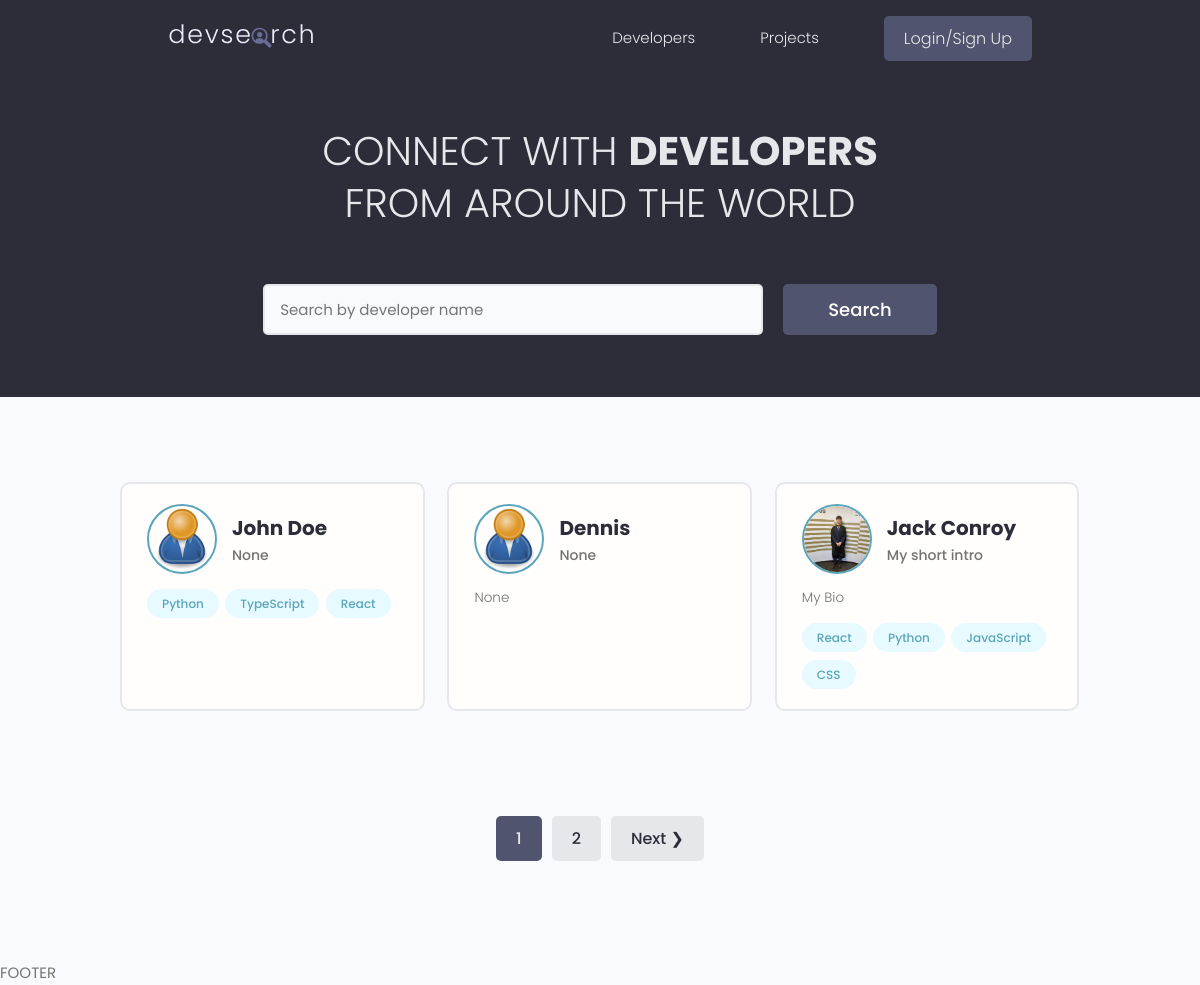
The page / on the database its author committed.
### users/models.py (models this page shows, shortened)
class Profile(models.Model):
  user = models.OneToOneField(User, on_delete=models.CASCADE, null=True, blank=True)
  name = models.CharField(max_length=200, blank=True, null=True)
  email = models.EmailField(max_length=500, blank=True, null=True)
  username = models.CharField(max_length=200, blank=True, null=True)
  location = models.CharField(max_length=200, blank=True, null=True)
  short_intro = models.CharField(max_length=500, blank=True, null=True)
  bio = models.TextField(blank=True, null=True)
  profile_image = models.ImageField(null=True, blank=True, upload_to='profiles/', default="profiles/user-default.png")
  social_github = models.CharField(max_length=500, null=True, blank=True)
  social_twitter = models.CharField(max_length=500, null=True, blank=True)
  social_linkedin = models.CharField(max_length=500, null=True, blank=True)
  social_youtube = models.CharField(max_length=500, null=True, blank=True)
  social_website = models.CharField(max_length=500, null=True, blank=True)
  created = models.DateTimeField(auto_now_add=True)
  id = models.UUIDField(default=uuid.uuid4, unique=True, primary_key=True, editable=False)

class Skill(models.Model):
  owner = models.ForeignKey(Profile, on_delete=models.CASCADE, null=True, blank=True)
  name = models.CharField(max_length=500, null=True, blank=True)
  description = models.TextField(null=True, blank=True)
  created = models.DateTimeField(auto_now_add=True)
  id = models.UUIDField(default=uuid.uuid4, unique=True, primary_key=True, editable=False)
  def __str__(self):
    return self.name

### users/views.py (the view)
# urls.py: path('', views.profiles, name='profiles'),
def profiles(request):
  profiles, search_query = searchProfiles(request)
  custom_range, profiles = paginateProfiles(request, profiles, 3)
  context = {
    'profiles': profiles,
    'search_query': search_query,
    'custom_range': custom_range
  }
  return render(request, 'users/profiles.html', context)

### users/utils.py (called while the page is built)
def paginateProfiles(request, profiles, results):
  page = request.GET.get('page')
  paginator = Paginator(profiles, results)
  try:
    profiles = paginator.page(page)
  except PageNotAnInteger:
    page = 1
    profiles = paginator.page(page)
  except EmptyPage:
    page = paginator.num_pages
    profiles = paginator.page(page)
  leftIndex = (int(page) - 4)
  if leftIndex < 1:
    leftIndex = 1
  rightIndex = (int(page) + 5)
  if rightIndex > paginator.num_pages:
    rightIndex = paginator.num_pages + 1
  custom_range = range(leftIndex, rightIndex)
  return custom_range, profiles

def searchProfiles(request):
  search_query = ''
  if request.GET.get('search_query'):
    search_query = request.GET.get('search_query')
  skills = Skill.objects.filter(name__icontains=search_query)
  profiles = Profile.objects.distinct().filter(
    Q(name__icontains=search_query) |
    Q(short_intro__icontains=search_query) |
    Q(skill__in=skills)
  )
  return profiles, search_query

### users/templates/users/profiles.html (shortened to what this page needs)
{% extends 'main.html' %}
{% block content %}
  <main class="home">
    <section class="hero-section text-center">
      <div class="container container--narrow">
        <div class="hero-section__box">
          <h2>CONNECT WITH <span>DEVELOPERS</span></h2>
          <h2>FROM AROUND THE WORLD</h2>
        </div>
        <div class="hero-section__search">
          <form id="searchForm" class="form" action="{% url 'profiles' %}" method="GET">
            <div class="form__field">
              <input class="input input--text" id="formInput#search" type="text" name="search_query"
                value="{{search_query}}" placeholder="Search by developer name" />
            </div>
            <input class="btn btn--sub btn--lg" type="submit" value="Search" />
          </form>
        </div>
      </div>
    </section>
    <section class="devlist">
      <div class="container">
        <div class="grid grid--three">
          {% for profile in profiles %}
          <div class="column card">
            <div class="dev">
              <a href="{% url 'user-profile' profile.id %}" class="card__body">
                <div class="dev__profile">
                  <img class="avatar avatar--md" src="{{profile.profile_image.url}}" alt="image" />
                  <div class="dev__meta">
                    <h3>{{ profile.name }}</h3>
                    <h5>{{ profile.short_intro|slice:"60" }}</h5>
                  </div>
                </div>
                <p class="dev__info">
                  {{profile.bio|slice:"150"}}
                </p>
                <div class="dev__skills">
                  {% for skill in profile.skill_set.all|slice:"5" %}
                  <span class="tag tag--pill tag--main">
                    <small>{{skill}}</small>
                  </span>
                  {% endfor %}
                </div>
              </a>
            </div>
          </div>
          {% endfor %}
        </div>
      </div>
    </section>
    {% include 'pagination.html' with queryset=profiles custom_range=custom_range %}
  </main>
{% endblock content %}

### static/styles/app.css (style rules this page uses)
:root { --color-sub: #2d2d39; }
.btn--sub { background-color: var(--color-sub-light); }
.card { border: 2px solid var(--color-light); }
img { width: 100%; }
.hero-section { height: 40vh; display: flex; align-items: center; background-color: var(--color-sub); }
.hero-section__box { margin-bottom: 4rem; }
.hero-section__box > h2, .hero-section__box > h2 > span { font-size: 4rem; color: var(--color-light); line-height: 1.3; text-transform: uppercase; }
.hero-section__box > h2 { font-weight: 300; }
.hero-section__box > h2 > span { font-weight: 700; }
.hero-section__search > .form { display: flex; align-items: center; justify-content: center; gap: 2rem; }
.hero-section__search > .form input.input--text { width: 50rem; }
.devlist { margin-top: 8rem; }
.devlist .grid { align-items: stretch; }
.devlist .dev .dev__profile { display: flex; align-items: center; gap: 1.5rem; }
.devlist .dev .dev__meta h3 { color: var(--color-sub); font-size: 2rem; font-weight: 700; }
.devlist .dev .dev__meta h5 { color: var(--color-text); font-size: 1.4rem; font-weight: 500; }
.devlist .dev .dev__info { margin: 1.5rem 0; font-size: 1.35rem; line-height: 1.4; text-align: justify; }

### static/uikit/styles/modules/_variables.css (style rules this page uses)
:root { --color-main: #5aa5b9; --color-main-light: #e6faff; --color-sub: #3f4156; --color-sub-light: #51546e; --color-sub-lighter: #ededfd; --color-text: #737373; --color-gray: #8b8b8b; --color-light: #e5e7eb; --color-light-gray: #767676; --color-bg: #f8fafd; --color-white: #fffefd; --color-white-light: #f3f3f3; --color-success: #359e64; --color-success-bg: #def8e8; --color-error: #fc4b0b; --color-error-bg: #fff2ee; --font-base: 'Poppins', arial, helvetica, 'Segoe UI', roboto, ubuntu, sans-serif; --font-monospace: 'Fira Code', 'Courier New', courier, monospace; --font-regular: 300; --font-medium: 500; --font-bold: 700; --generic-shadow: 1px 1px 5px #00000010; --generic-transition: all 0.3s ease-in-out; }

### static/uikit/styles/modules/_base.css (style rules this page uses)
* { margin: 0; padding: 0; box-sizing: border-box; text-rendering: optimizeLegibility; color: inherit; font-size: inherit; }
html { font-size: 50%; }
@media only screen and (min-width: 480px) { html { font-size: 56.25%; } }
@media only screen and (min-width: 1200px) { html { font-size: 62.5%; } }
body { line-height: 1.6; font-weight: 400; font-size: 1.5rem; color: var(--color-text); background-color: var(--color-bg); min-height: 100vh; }

### static/uikit/styles/modules/_typography.css (style rules this page uses)
* { font-family: var(--font-base); }
h2 { font-size: 3.6rem; font-weight: var(--font-bold); }
h3 { font-size: 3.2rem; font-weight: var(--font-medium); }
h5 { font-size: 2.4rem; font-weight: var(--font-medium); }
h5, h6 { font-weight: var(--font-regular); }
p, span, strong { font-size: 1.6rem; color: var(--color-text); font-weight: var(--font-regular); }
a { padding-bottom: 2px; text-decoration: none; display: inline-block; color: var(--color-main); font-weight: var(--font-medium); }

### static/uikit/styles/modules/_utilities.css (style rules this page uses)
.container { width: 92%; max-width: 165rem; margin: 0 auto; box-sizing: border-box; }
.container--narrow { width: 92%; max-width: 120rem; }
@media screen and (min-width: 1000px) { .container { width: 90%; } }
@media screen and (min-width: 1000px) { .container--narrow { width: 85%; } }
@media screen and (min-width: 1200px) { .container { width: 80%; } }
@media screen and (min-width: 1200px) { .container--narrow { width: 72%; } }
.text-center { text-align: center; }

### static/uikit/styles/modules/_avatar.css (style rules this page uses)
.avatar { border-radius: 50%; border: 2px solid var(--color-main); object-fit: cover; }
.avatar--md { height: 7rem; width: 7rem; }

### static/uikit/styles/modules/_button.css (style rules this page uses)
.btn { display: inline-block; position: relative; cursor: pointer; background-color: var(--color-light); font-weight: var(--font-medium); color: var(--color-sub); text-decoration: none; padding: 1rem 2rem; border-radius: 0.5rem; border: none; width: -webkit-fit-content; width: -moz-fit-content; width: fit-content; height: -webkit-fit-content; height: -moz-fit-content; height: fit-content; font-size: 1.6rem; outline-width: 0; outline-color: transparent; -webkit-backface-visibility: hidden; backface-visibility: hidden; transition: all 0.3s ease-in-out; }
.btn--sub { background-color: var(--color-sub); color: var(--color-white); }
.btn--lg { font-size: 1.8rem; padding: 1.2rem 4.5rem; }

### static/uikit/styles/modules/_card.css (style rules this page uses)
.card { border-radius: 1rem; background-color: var(--color-white); border: 1.5px solid var(--color-light); width: auto; height: auto; margin-top: 0.5rem; margin-bottom: 0.5rem; overflow: hidden; }
.card__body, .card__header { padding: 2rem 2.5rem; }

### rows shown on the page
Profile: profile_image (placeholder picture), name "John Doe", short_intro "None"
Skill: name "Python"
Skill: name "TypeScript"
Skill: name "React"
Profile: profile_image (placeholder picture), name "Dennis", short_intro "None", bio "None"
Profile: profile_image (picture), name "Jack Conroy", short_intro "My short intro", bio "My Bio"
Skill: name "React"
Skill: name "Python"
Skill: name "JavaScript"
Skill: name "CSS"

### other values the page prints
{{ page }} "1"
{{ page }} "2"
